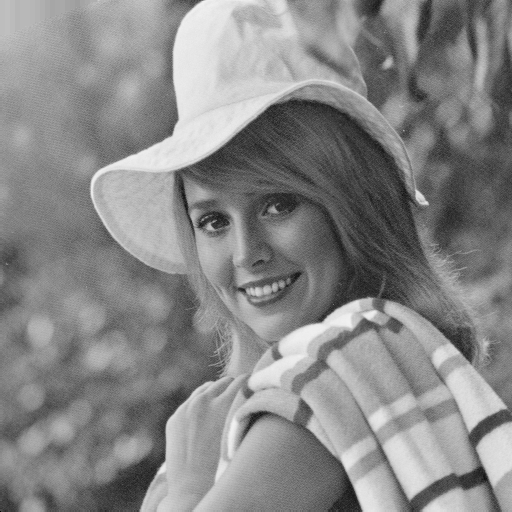
#> input picture img/elain.bmp, 512 x 512 px, found by its file name
$ python 3rd-proj.py   (older library calls are emulated)
#> lines starting #> are read from the running program, lines starting #| are printed output that depends on the picture
#project3-linhanning-auto52-2150504042
import cv2 as cv
import numpy as np
from histogram_matching import ExactHistogramMatcher
#OOP create class Pic
class Pic:
    def __init__(self, name, path):
#> called with name = 'elain'
         self.name=name
         self.path=path
         self.img=cv.imread(path)
#> self.img is the input picture: shape (512, 512, 3); min 1, max 242, mean 135.4
#> call 2 of __init__, with name = 'elain1'
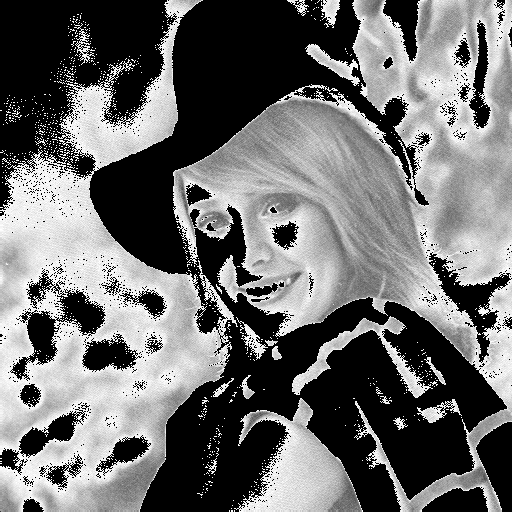
#> input picture img/elain1.bmp, 512 x 512 px, found by its file name
#> in __init__, self.img is the input picture: shape (512, 512, 3); min 0, max 255, mean 110
#> call 3 of __init__, with name = 'elain2'
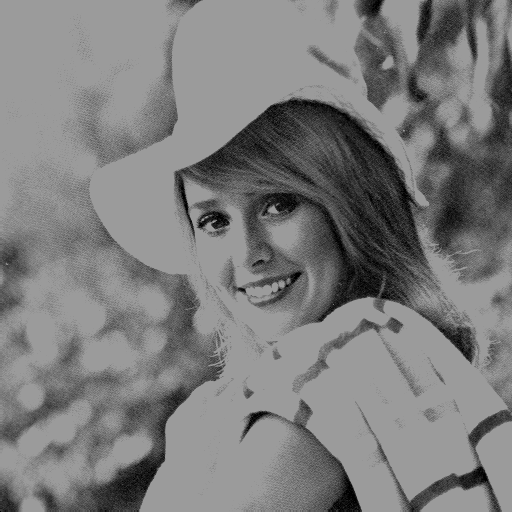
#> input picture img/elain2.bmp, 512 x 512 px, found by its file name
#> in __init__, self.img is the input picture: shape (512, 512, 3); min 0, max 155, mean 124.4
#> call 4 of __init__, with name = 'elain3'
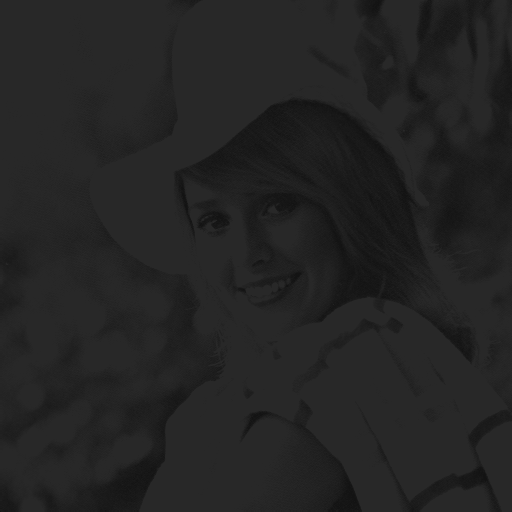
#> input picture img/elain3.bmp, 512 x 512 px, found by its file name
#> in __init__, self.img is the input picture: shape (512, 512, 3); min 19, max 40, mean 36
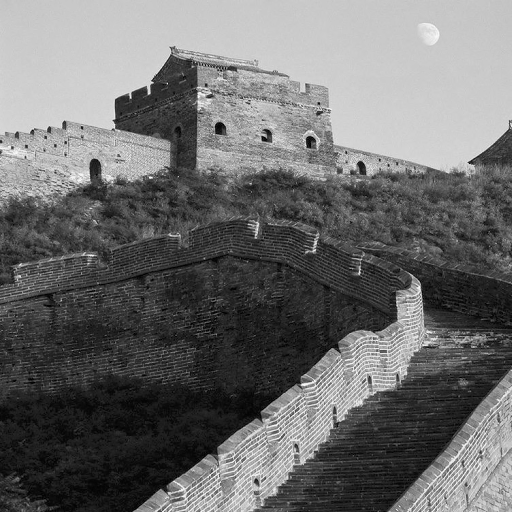
#> input picture img/citywall.bmp, 512 x 512 px, found by its file name
#> in __init__, self.img is the input picture: shape (512, 512, 3); min 0, max 252, mean 108.4
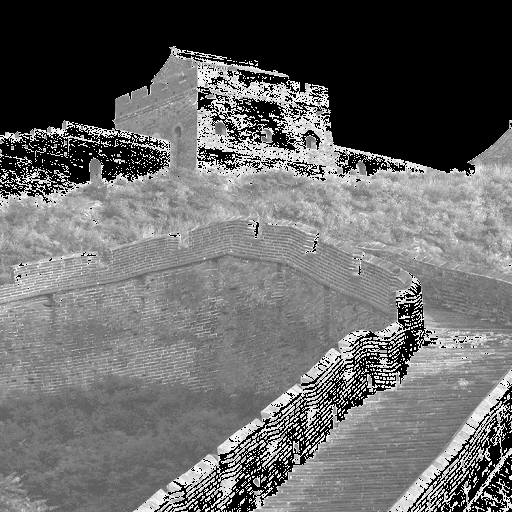
#> input picture img/citywall1.bmp, 512 x 512 px, found by its file name
#> in __init__, self.img is the input picture: shape (512, 512, 3); min 0, max 255, mean 104.5
         self.target_img=self.img
         print("[LOG]:Object {} created successfully!".format(self.name))
    def drawHist(self):
        h = np.zeros((256,256,3))
        bins = np.arange(256).reshape(256,1)
        color = [ (255,0,0),(0,255,0),(0,0,255) ] #BGR三种颜色
        for ch, col in enumerate(color):
            originHist = cv.calcHist([self.img],[ch],None,[256],[0,256])
            cv.normalize(originHist, originHist,0,255*0.9,cv.NORM_MINMAX)
            hist=np.int32(np.around(originHist))
            pts = np.column_stack((bins,hist))
            cv.polylines(h,[pts],False,col)
        h=np.flipud(h)
        # cv.imshow("Hist",h)
        cv.imwrite('Hist_of_{}.bmp'.format(self.name),h)
        print("[LOG]:Hist_of_{}.bmp created Successfully!".format(self.name))
        # cv.waitKey(0)
        # cv.destroyAllWindows()
    # [84 lines left out: functions equalizeH, histogramMatching, LocalEnhancement, histogramSegementation, not called in this run]

#3-1
print("-------------------------------------")
print("#ANS:3-1 Show Histgram\n")
elain=Pic("elain","/home/hanninglin/Documents/CV/PROJECT/hw3/3rd-pro/elain.bmp")
elain1=Pic("elain1","/home/hanninglin/Documents/CV/PROJECT/hw3/3rd-pro/elain1.bmp")
elain2=Pic("elain2","/home/hanninglin/Documents/CV/PROJECT/hw3/3rd-pro/elain2.bmp")
elain3=Pic("elain3","/home/hanninglin/Documents/CV/PROJECT/hw3/3rd-pro/elain3.bmp")
citywall=Pic("citywall","/home/hanninglin/Documents/CV/PROJECT/hw3/3rd-pro/citywall.bmp")
citywall1=Pic("citywall1","/home/hanninglin/Documents/CV/PROJECT/hw3/3rd-pro/citywall1.bmp")
citywall2=Pic("citywall2","/home/hanninglin/Documents/CV/PROJECT/hw3/3rd-pro/citywall2.bmp")
lena=Pic("lena","/home/hanninglin/Documents/CV/PROJECT/hw3/3rd-pro/lena.bmp")
lena1=Pic("lena1","/home/hanninglin/Documents/CV/PROJECT/hw3/3rd-pro/lena1.bmp")
lena2=Pic("lena2","/home/hanninglin/Documents/CV/PROJECT/hw3/3rd-pro/lena2.bmp")
lena4=Pic("lena4","/home/hanninglin/Documents/CV/PROJECT/hw3/3rd-pro/lena4.bmp")
woman=Pic("woman","/home/hanninglin/Documents/CV/PROJECT/hw3/3rd-pro/woman.bmp")
woman1=Pic("woman1","/home/hanninglin/Documents/CV/PROJECT/hw3/3rd-pro/woman1.bmp")
woman2=Pic("woman2","/home/hanninglin/Documents/CV/PROJECT/hw3/3rd-pro/woman2.bmp")
elain.drawHist()
elain1.drawHist()
elain2.drawHist()
elain3.drawHist()
citywall.drawHist()
#> after the loop in drawHist (call 5), `for ch, col in enumerate(color):`:
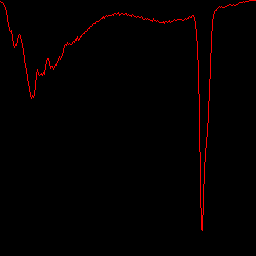
#> h: shape (256, 256, 3) float64; mean B, G, R 0, 0, 3.4
citywall1.drawHist()
#> in drawHist (call 6), `cv.imwrite('Hist_of_{}.bmp'.format(self.name),h)`:
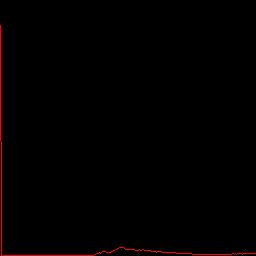
#> saved as Hist_of_citywall1.bmp: shape (256, 256, 3); mean B, G, R 0, 0, 1.9
#> (the run stopped early here; a loop or call above may not have finished)
